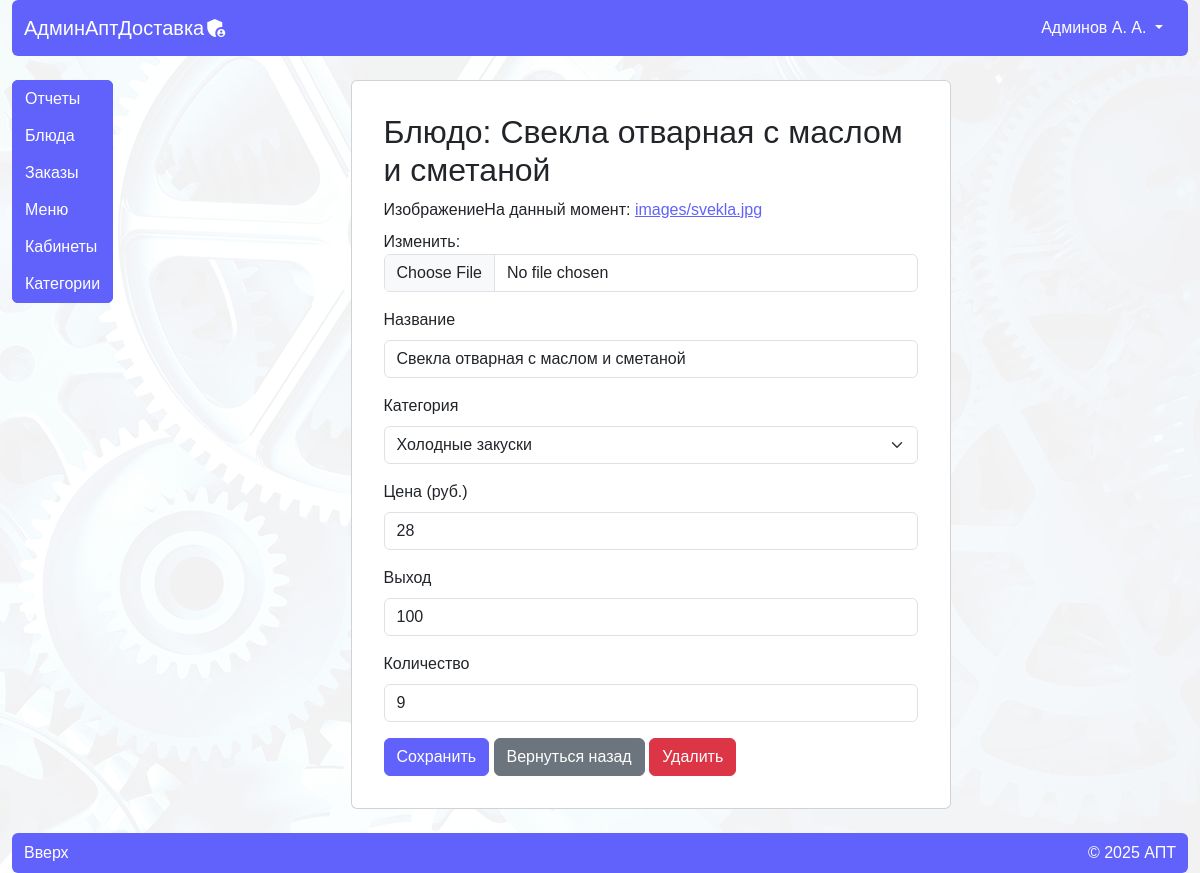
Before: /admin_app/meals/edit/16/ (signed in) with the older database file.
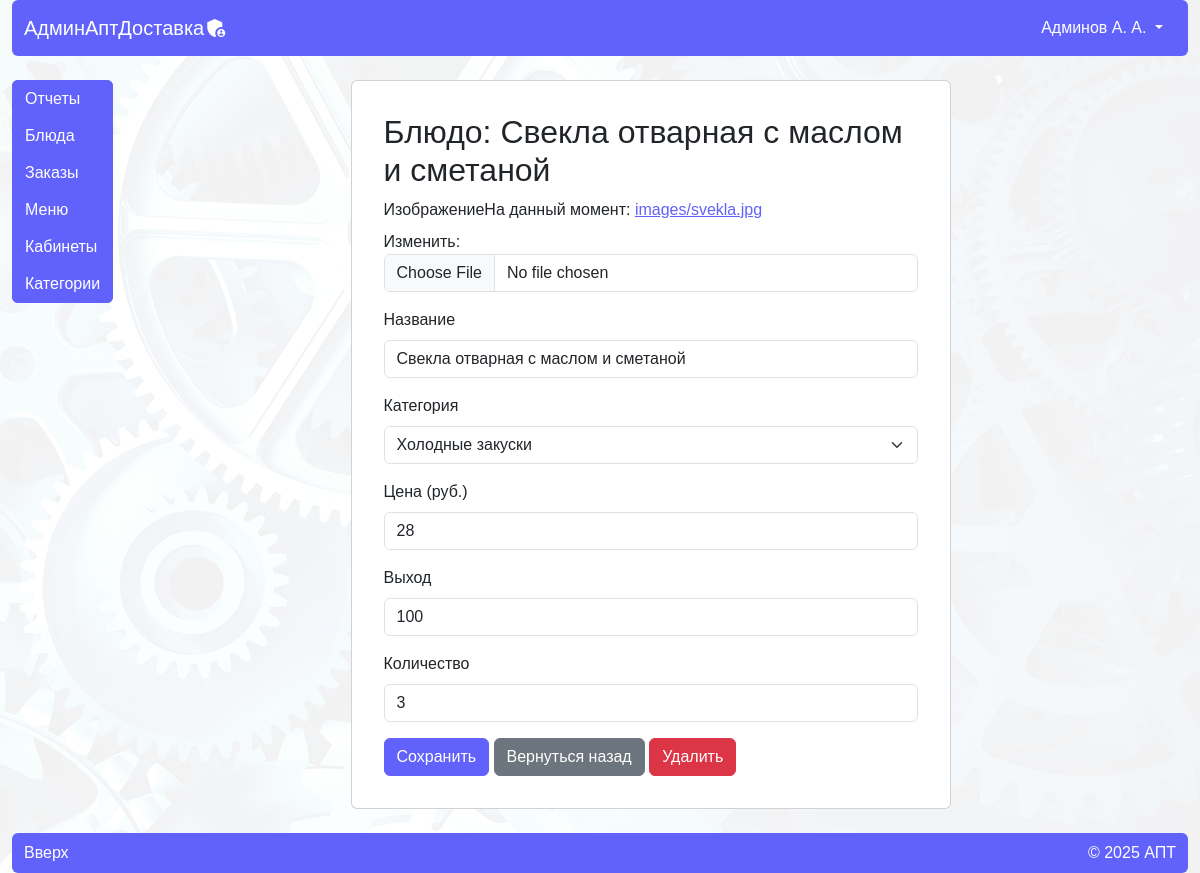
After: the same page with the newer database file.
### apt_delivery_app/models/m_meal.py (models this page shows, shortened)
class Meal(models.Model):
    name = models.CharField(
        max_length=150,
        verbose_name="Название"
    )
    price = models.IntegerField(
        verbose_name="Цена (руб.)"
    )
    out = models.CharField(
        max_length=10,
        verbose_name="Выход"
    )
    image = models.ImageField(
        upload_to='images',
        verbose_name="Изображение",
        default='meal.png'
    )
    category = models.ForeignKey(
        'Category',
        on_delete=models.CASCADE,
        verbose_name="Категория",
    )
    quantity = models.IntegerField(
        default=3,
        verbose_name="Количество"
    )
    class Meta:
        verbose_name = 'Блюдо'
        verbose_name_plural = 'Блюда'
    def __str__(self):
        return self.name

### apt_delivery_app/models/m_category.py (models this page shows)
class Category(models.Model):
    name = models.CharField(
        max_length=20,
        verbose_name="Название"
    )
    class Meta:
        verbose_name = 'Категория'
        verbose_name_plural = 'Категории'
    def __str__(self):
        return self.name

### admin_app/views/va_meal.py (the view)
# urls.py: path('meals/edit/<int:pk>/', views.meal_crud_view, name='meal-edit'),  # Редактирование блюда
@user_passes_test(lambda u: u.is_superuser)
def meal_crud_view(request, pk=None):
    return crud_view(request, Meal, MealForm, pk)

### admin_app/forms.py
class MealForm(forms.ModelForm):
    class Meta:
        model = Meal
        fields=('image', 'name', 'category', 'price', 'out', 'quantity',)

### admin_app/views/va_views.py (called while the page is built)
@user_passes_test(lambda u: u.is_superuser)
def crud_view(request, model_class, form_class, pk=None):
    instance = None
    if pk:
        instance = get_object_or_404(model_class, pk=pk)
    if request.method == 'POST':
        form = form_class(request.POST, request.FILES or None, instance=instance)
        if form.is_valid():
            form.save()
            return redirect(reverse_lazy(f'{model_class.__name__.lower()}-list'))
    else:
        form = form_class(instance=instance)
    context = {
        'title': model_class._meta.verbose_name,
        'url': reverse_lazy(f'{model_class.__name__.lower()}-list'),
        'form': form,
        'object': instance
    }
    return render(request, 'admin_app/edit_form.html', context)

### admin_app/templates/admin_app/edit_form.html (shortened to what this page needs)
{% extends 'admin_app/base.html' %}
{% load django_bootstrap5%}
{% block content %}
<div class="d-flex justify-content-center">
    <div class="card " style="max-width: 600px; padding: 2rem;">
        <h2>{{ title }}: {% if object %}{{ object }}{% else %}Добавить объект{% endif %}</h2>
        <form method="post" enctype="multipart/form-data" novalidate>
            {% bootstrap_form form %}
            <button type="submit" class="btn btn-primary">Сохранить</button>
            <a href="{{url}}" class="btn btn-secondary">Вернуться назад</a>
            {% with url|add:"add/" as the_url %}
            {% if not request.get_full_path == the_url %}
            <a href="{{url}}delete/{{ object.id }}" class="btn btn-danger">
                Удалить
            </a>
            {% endif %}
            {% endwith %}
        </form>
    </div>
</div>
{% endblock %}

Changed rows visible on the page:
changed Meal "Свекла отварная с маслом и сметаной": quantity "9" → "3"
